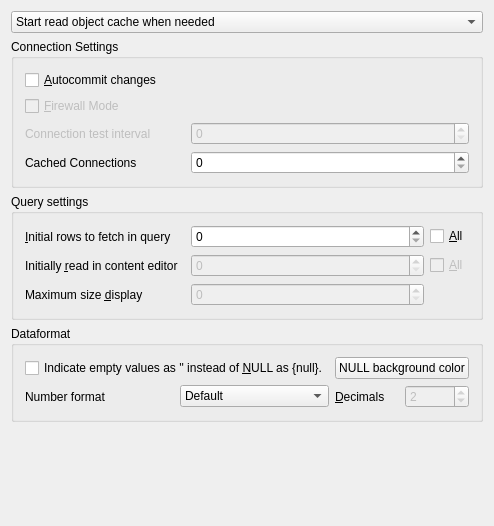
<?xml version="1.0" encoding="UTF-8"?>
<ui version="4.0">
 <class>toDatabaseSettingUI</class>
 <widget class="QWidget" name="toDatabaseSettingUI">
  <property name="geometry">
   <rect>
    <x>0</x>
    <y>0</y>
    <width>449</width>
    <height>526</height>
   </rect>
  </property>
  <property name="windowTitle">
   <string>toDatabaseSettingUI</string>
  </property>
  <layout class="QGridLayout">
   <property name="margin">
    <number>11</number>
   </property>
   <property name="spacing">
    <number>6</number>
   </property>
   <item row="1" column="0">
    <widget class="QComboBox" name="ObjectCache">
     <item>
      <property name="text">
       <string>Start read object cache when needed</string>
      </property>
     </item>
     <item>
      <property name="text">
       <string>Read object cache on connect</string>
      </property>
     </item>
     <item>
      <property name="text">
       <string>Never read object cache until mandatory</string>
      </property>
     </item>
     <item>
      <property name="text">
       <string>Never read object cache (Will leave parts of application nonfunctianal)</string>
      </property>
     </item>
    </widget>
   </item>
   <item row="3" column="0">
    <widget class="QGroupBox" name="QueryGroup">
     <property name="title">
      <string>Query settings</string>
     </property>
     <layout class="QGridLayout">
      <property name="margin">
       <number>11</number>
      </property>
      <property name="spacing">
       <number>6</number>
      </property>
      <item row="2" column="0">
       <widget class="QLabel" name="TextLabel6_2_2">
        <property name="toolTip">
         <string>The largest default size of a column in query results.</string>
        </property>
        <property name="text">
         <string>Maximum size &amp;display</string>
        </property>
        <property name="wordWrap">
         <bool>false</bool>
        </property>
        <property name="buddy">
         <cstring>MaxColDisp</cstring>
        </property>
       </widget>
      </item>
      <item row="2" column="1">
       <widget class="QSpinBox" name="MaxColDisp">
        <property name="enabled">
         <bool>false</bool>
        </property>
        <property name="sizePolicy">
         <sizepolicy hsizetype="Minimum" vsizetype="Fixed">
          <horstretch>1</horstretch>
          <verstretch>0</verstretch>
         </sizepolicy>
        </property>
        <property name="maximum">
         <number>999999999</number>
        </property>
       </widget>
      </item>
      <item row="1" column="1">
       <widget class="QSpinBox" name="MaxContent">
        <property name="enabled">
         <bool>false</bool>
        </property>
        <property name="sizePolicy">
         <sizepolicy hsizetype="Minimum" vsizetype="Fixed">
          <horstretch>1</horstretch>
          <verstretch>0</verstretch>
         </sizepolicy>
        </property>
        <property name="maximum">
         <number>999999999</number>
        </property>
       </widget>
      </item>
      <item row="0" column="0">
       <widget class="QLabel" name="TextLabel6">
        <property name="toolTip">
         <string>The number of rows to always fetch when executing a query.</string>
        </property>
        <property name="text">
         <string>&amp;Initial rows to fetch in query</string>
        </property>
        <property name="wordWrap">
         <bool>false</bool>
        </property>
        <property name="buddy">
         <cstring>InitialFetch</cstring>
        </property>
       </widget>
      </item>
      <item row="1" column="0">
       <widget class="QLabel" name="TextLabel6_2">
        <property name="minimumSize">
         <size>
          <width>160</width>
          <height>0</height>
         </size>
        </property>
        <property name="toolTip">
         <string>Number of rows to initially start reading in content editor, use unlimited on slow connections.</string>
        </property>
        <property name="text">
         <string>Initially &amp;read in content editor</string>
        </property>
        <property name="wordWrap">
         <bool>false</bool>
        </property>
        <property name="buddy">
         <cstring>MaxContent</cstring>
        </property>
       </widget>
      </item>
      <item row="0" column="1">
       <widget class="QSpinBox" name="InitialFetch">
        <property name="sizePolicy">
         <sizepolicy hsizetype="Minimum" vsizetype="Fixed">
          <horstretch>1</horstretch>
          <verstretch>0</verstretch>
         </sizepolicy>
        </property>
       </widget>
      </item>
      <item row="1" column="2">
       <widget class="QCheckBox" name="UnlimitedContent">
        <property name="enabled">
         <bool>false</bool>
        </property>
        <property name="text">
         <string>&amp;All</string>
        </property>
       </widget>
      </item>
      <item row="0" column="2">
       <widget class="QCheckBox" name="FetchAll">
        <property name="text">
         <string>&amp;All</string>
        </property>
        <property name="shortcut">
         <string>Alt+A</string>
        </property>
       </widget>
      </item>
     </layout>
    </widget>
   </item>
   <item row="4" column="0">
    <widget class="QGroupBox" name="DataFormatName">
     <property name="title">
      <string>Dataformat</string>
     </property>
     <layout class="QGridLayout">
      <property name="margin">
       <number>11</number>
      </property>
      <property name="spacing">
       <number>6</number>
      </property>
      <item row="1" column="0">
       <widget class="QLabel" name="TextLabel1_2">
        <property name="toolTip">
         <string>The way numbers should be presented.</string>
        </property>
        <property name="text">
         <string>Number format</string>
        </property>
        <property name="wordWrap">
         <bool>false</bool>
        </property>
       </widget>
      </item>
      <item row="1" column="3">
       <widget class="QSpinBox" name="Decimals">
        <property name="enabled">
         <bool>false</bool>
        </property>
        <property name="maximum">
         <number>20</number>
        </property>
        <property name="value">
         <number>2</number>
        </property>
       </widget>
      </item>
      <item row="0" column="0" colspan="2">
       <widget class="QCheckBox" name="IndicateEmpty">
        <property name="text">
         <string>Indicate empty values as '' instead of &amp;NULL as {null}.</string>
        </property>
       </widget>
      </item>
      <item row="1" column="1">
       <widget class="QComboBox" name="NumberFormat">
        <item>
         <property name="text">
          <string>Default</string>
         </property>
        </item>
        <item>
         <property name="text">
          <string>Scientific</string>
         </property>
        </item>
        <item>
         <property name="text">
          <string>Fixed decimal</string>
         </property>
        </item>
       </widget>
      </item>
      <item row="0" column="2" colspan="2">
       <widget class="QPushButton" name="IndicateEmptyColor">
        <property name="text">
         <string>NULL background color</string>
        </property>
       </widget>
      </item>
      <item row="1" column="2">
       <widget class="QLabel" name="TextLabel3">
        <property name="toolTip">
         <string>Number of decimals for fixed decimal format.</string>
        </property>
        <property name="text">
         <string>&amp;Decimals</string>
        </property>
        <property name="wordWrap">
         <bool>false</bool>
        </property>
        <property name="buddy">
         <cstring>Decimals</cstring>
        </property>
       </widget>
      </item>
     </layout>
    </widget>
   </item>
   <item row="5" column="0">
    <spacer>
     <property name="orientation">
      <enum>Qt::Vertical</enum>
     </property>
     <property name="sizeHint" stdset="0">
      <size>
       <width>20</width>
       <height>40</height>
      </size>
     </property>
    </spacer>
   </item>
   <item row="2" column="0">
    <widget class="QGroupBox" name="ConnectionGroup">
     <property name="title">
      <string>Connection Settings</string>
     </property>
     <layout class="QGridLayout">
      <item row="1" column="0">
       <widget class="QCheckBox" name="FirewallMode">
        <property name="enabled">
         <bool>false</bool>
        </property>
        <property name="baseSize">
         <size>
          <width>0</width>
          <height>0</height>
         </size>
        </property>
        <property name="toolTip">
         <string>When enabled idle queries will request data at regular intervals to keep the connection alive.</string>
        </property>
        <property name="text">
         <string>&amp;Firewall Mode</string>
        </property>
       </widget>
      </item>
      <item row="2" column="0">
       <widget class="QLabel" name="ConnTestIntervalLabel">
        <property name="enabled">
         <bool>false</bool>
        </property>
        <property name="minimumSize">
         <size>
          <width>160</width>
          <height>0</height>
         </size>
        </property>
        <property name="toolTip">
         <string>Amount of time (in seconds.) after which dummy queries will be sent to database</string>
        </property>
        <property name="text">
         <string>Connection test interval</string>
        </property>
       </widget>
      </item>
      <item row="2" column="1">
       <widget class="QSpinBox" name="ConnTestInterval">
        <property name="enabled">
         <bool>false</bool>
        </property>
        <property name="sizePolicy">
         <sizepolicy hsizetype="Minimum" vsizetype="Fixed">
          <horstretch>1</horstretch>
          <verstretch>0</verstretch>
         </sizepolicy>
        </property>
        <property name="maximum">
         <number>100000</number>
        </property>
        <property name="singleStep">
         <number>10</number>
        </property>
       </widget>
      </item>
      <item row="3" column="0">
       <widget class="QLabel" name="CachedConnections_2">
        <property name="text">
         <string>Cached Connections</string>
        </property>
       </widget>
      </item>
      <item row="3" column="1">
       <widget class="QSpinBox" name="CachedConnections">
        <property name="sizePolicy">
         <sizepolicy hsizetype="Minimum" vsizetype="Fixed">
          <horstretch>1</horstretch>
          <verstretch>0</verstretch>
         </sizepolicy>
        </property>
       </widget>
      </item>
      <item row="0" column="0">
       <widget class="QCheckBox" name="AutoCommit">
        <property name="enabled">
         <bool>true</bool>
        </property>
        <property name="toolTip">
         <string>Specify if changes should be automatically committed.</string>
        </property>
        <property name="text">
         <string>&amp;Autocommit changes</string>
        </property>
        <property name="shortcut">
         <string>Alt+A</string>
        </property>
       </widget>
      </item>
     </layout>
    </widget>
   </item>
  </layout>
 </widget>
 <layoutdefault spacing="6" margin="11"/>
 <tabstops>
  <tabstop>ObjectCache</tabstop>
  <tabstop>FetchAll</tabstop>
  <tabstop>UnlimitedContent</tabstop>
  <tabstop>IndicateEmpty</tabstop>
  <tabstop>NumberFormat</tabstop>
  <tabstop>Decimals</tabstop>
 </tabstops>
 <resources/>
 <connections>
  <connection>
   <sender>NumberFormat</sender>
   <signal>activated(QString)</signal>
   <receiver>toDatabaseSettingUI</receiver>
   <slot>numberFormatChange()</slot>
   <hints>
    <hint type="sourcelabel">
     <x>20</x>
     <y>20</y>
    </hint>
    <hint type="destinationlabel">
     <x>20</x>
     <y>20</y>
    </hint>
   </hints>
  </connection>
  <connection>
   <sender>IndicateEmptyColor</sender>
   <signal>clicked()</signal>
   <receiver>toDatabaseSettingUI</receiver>
   <slot>IndicateEmptyColor_clicked()</slot>
   <hints>
    <hint type="sourcelabel">
     <x>20</x>
     <y>20</y>
    </hint>
    <hint type="destinationlabel">
     <x>20</x>
     <y>20</y>
    </hint>
   </hints>
  </connection>
 </connections>
</ui>
